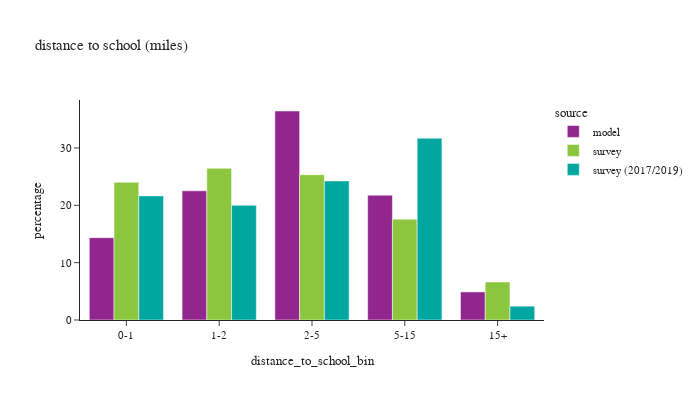

This figure's notebook cell:
### Code cell
def plot_distance(df:pd.DataFrame, group:str, title_name:str):

    count = df.loc[(df['source']=='model') & (df[group]),['distance_to_school_bin']].value_counts()
    # print(f"model person count =\n"
    #       f"{count.sort_values()}")

    # plot1
    df_plot = df.loc[(df[group]) & (df['distance_to_school_bin'] != float('nan'))].groupby(['source','distance_to_school_bin'])['psexpfac'].sum().reset_index()
    df_plot['percentage'] = df_plot.groupby(['source'], group_keys=False)['psexpfac'].\
            apply(lambda x: 100 * x / float(x.sum()))
    # df_plot
    #
    fig1 = px.bar(df_plot, x='distance_to_school_bin', y="percentage", color="source", barmode="group",
                  title=title_name)
    fig1.for_each_annotation(lambda a: a.update(text = a.text.split("=")[-1]))
    fig1.update_layout(height=400, width=700, font=dict(size=11))
    fig1.show()

    # # plot2
    df_plot = df.loc[(df[group]) & (df['d_school_bin_60mi'].notna())].groupby(['source','d_school_bin_60mi'])['psexpfac'].sum().reset_index()
    df_plot['percentage'] = df_plot.groupby(['source'], group_keys=False)['psexpfac'].\
                apply(lambda x: 100 * x / float(x.sum()))
    # df_plot
    #
    fig2 = px.line(df_plot, x='d_school_bin_60mi', y="percentage", color="source",
                   title=title_name)
    fig2.for_each_annotation(lambda a: a.update(text = a.text.split("=")[-1]))
    fig2.update_layout(height=400, width=700, font=dict(size=11))
    fig2.show()

# distance to work
plot_distance(df_students,'pstyp',"distance to school (miles)")

### Figure 1 — Plotly figure (JSON) as saved in the notebook; plotly's stock layout.template omitted (floating-point values rounded to 4 significant figures)
{"data": [{"alignmentgroup": "True", "hovertemplate": "source=model<br>distance_to_school_bin=%{x}<br>percentage=%{y}<extra></extra>", "legendgroup": "model", "marker": {"color": "#91268F", "pattern": {"shape": ""}}, "name": "model", "offsetgroup": "model", "orientation": "v", "showlegend": true, "textposition": "auto", "type": "bar", "x": ["0-1", "1-2", "2-5", "5-15", "15+"], "xaxis": "x", "y": [14.36, 22.53, 36.45, 21.77, 4.898], "yaxis": "y"}, {"alignmentgroup": "True", "hovertemplate": "source=survey<br>distance_to_school_bin=%{x}<br>percentage=%{y}<extra></extra>", "legendgroup": "survey", "marker": {"color": "#8CC63E", "pattern": {"shape": ""}}, "name": "survey", "offsetgroup": "survey", "orientation": "v", "showlegend": true, "textposition": "auto", "type": "bar", "x": ["0-1", "1-2", "2-5", "5-15", "15+"], "xaxis": "x", "y": [24.01, 26.44, 25.34, 17.58, 6.628], "yaxis": "y"}, {"alignmentgroup": "True", "hovertemplate": "source=survey (2017/2019)<br>distance_to_school_bin=%{x}<br>percentage=%{y}<extra></extra>", "legendgroup": "survey (2017/2019)", "marker": {"color": "#00A7A0", "pattern": {"shape": ""}}, "name": "survey (2017/2019)", "offsetgroup": "survey (2017/2019)", "orientation": "v", "showlegend": true, "textposition": "auto", "type": "bar", "x": ["0-1", "1-2", "2-5", "5-15", "15+"], "xaxis": "x", "y": [21.64, 20.0, 24.25, 31.7, 2.409], "yaxis": "y"}], "layout": {"barmode": "group", "font": {"size": 11}, "height": 400, "legend": {"title": {"text": "source"}, "tracegroupgap": 0}, "title": {"text": "distance to school (miles)"}, "width": 700, "xaxis": {"anchor": "y", "domain": [0.0, 1.0], "title": {"text": "distance_to_school_bin"}}, "yaxis": {"anchor": "x", "domain": [0.0, 1.0], "title": {"text": "percentage"}}}}
